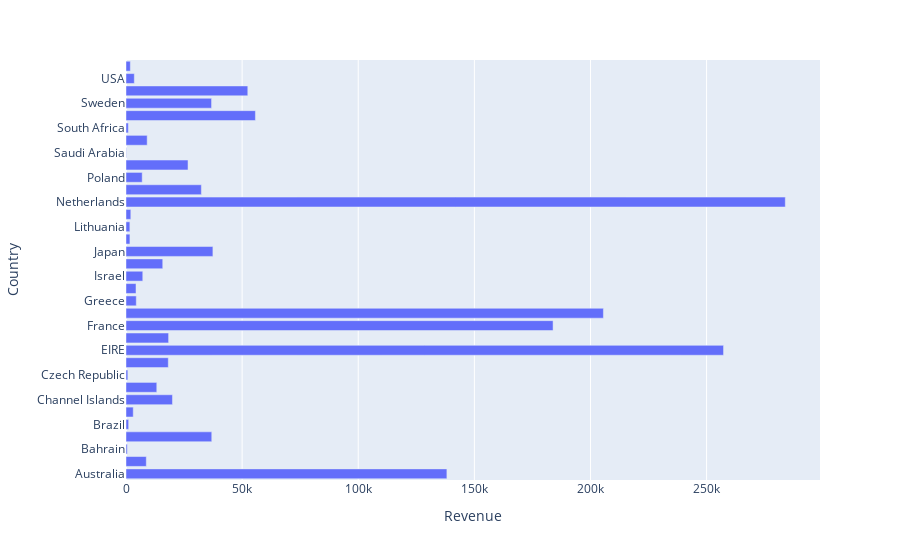
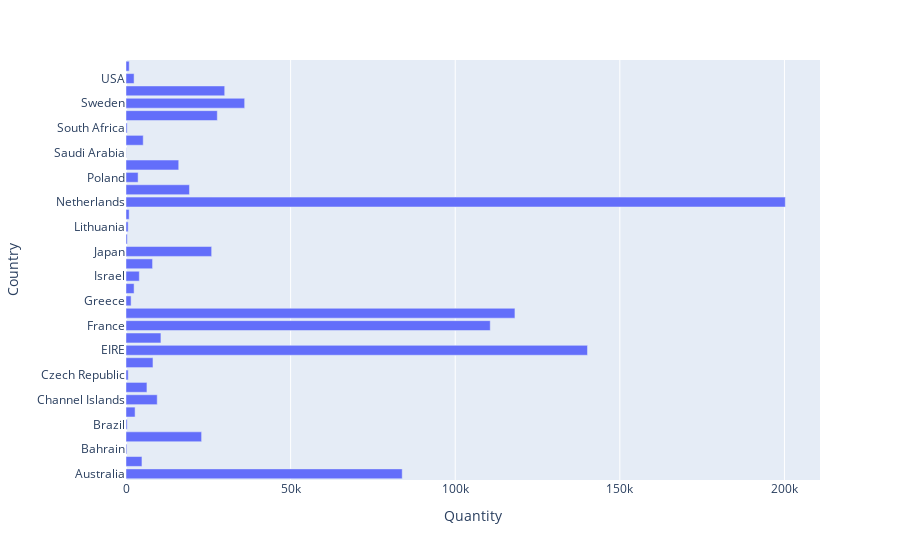

The notebook cell saved with these charts, in order:
### Code cell
data.info()
data[data['Country']!='United Kingdom'].groupby('Country').sum().plot(x='Revenue',kind='bar').show()
data[data['Country']!='United Kingdom'].groupby('Country').sum().plot(x='Quantity',kind='bar').show()

### Figure 1 — Plotly figure (JSON) as saved in the notebook; plotly's stock layout.template omitted (floating-point values rounded to 4 significant figures)
{"data": [{"alignmentgroup": "True", "hovertemplate": "Revenue=%{x}<br>Country=%{y}<extra></extra>", "legendgroup": "", "marker": {"color": "#636efa", "pattern": {"shape": ""}}, "name": "", "offsetgroup": "", "orientation": "h", "showlegend": false, "textposition": "auto", "type": "bar", "x": [138200.0, 8743.0, 548.4, 36930.0, 1144.0, 3115.0, 20010.0, 13250.0, 786.7, 18210.0, 257300.0, 18340.0, 183900.0, 205600.0, 4426.0, 4310, 7222.0, 15820.0, 37420.0, 1694.0, 1661.0, 2071.0, 283900.0, 32450.0, 6975.0, 26710.0, 145.9, 9120.0, 1002.0, 55730.0, 36840.0, 52440.0, 3580.0, 1865.0], "xaxis": "x", "y": ["Australia", "Austria", "Bahrain", "Belgium", "Brazil", "Canada", "Channel Islands", "Cyprus", "Czech Republic", "Denmark", "EIRE", "Finland", "France", "Germany", "Greece", "Iceland", "Israel", "Italy", "Japan", "Lebanon", "Lithuania", "Malta", "Netherlands", "Norway", "Poland", "Portugal", "Saudi Arabia", "Singapore", "South Africa", "Spain", "Sweden", "Switzerland", "USA", "United Arab Emirates"], "yaxis": "y"}], "layout": {"barmode": "relative", "legend": {"tracegroupgap": 0}, "margin": {"t": 60}, "xaxis": {"anchor": "y", "domain": [0, 1], "title": {"text": "Revenue"}}, "yaxis": {"anchor": "x", "domain": [0, 1], "title": {"text": "Country"}}}}

### Figure 2 — Plotly figure (JSON) as saved in the notebook; plotly's stock layout.template omitted (floating-point values rounded to 4 significant figures)
{"data": [{"alignmentgroup": "True", "hovertemplate": "Quantity=%{x}<br>Country=%{y}<extra></extra>", "legendgroup": "", "marker": {"color": "#636efa", "pattern": {"shape": ""}}, "name": "", "offsetgroup": "", "orientation": "h", "showlegend": false, "textposition": "auto", "type": "bar", "x": [83900, 4844, 260, 22962, 356, 2762, 9487, 6359, 670, 8193, 140175, 10608, 110637, 118139, 1550, 2458, 4046, 8067, 26016, 386, 652, 958, 200258, 19276, 3675, 16017, 80, 5234, 351, 27731, 36042, 29980, 2458, 981], "xaxis": "x", "y": ["Australia", "Austria", "Bahrain", "Belgium", "Brazil", "Canada", "Channel Islands", "Cyprus", "Czech Republic", "Denmark", "EIRE", "Finland", "France", "Germany", "Greece", "Iceland", "Israel", "Italy", "Japan", "Lebanon", "Lithuania", "Malta", "Netherlands", "Norway", "Poland", "Portugal", "Saudi Arabia", "Singapore", "South Africa", "Spain", "Sweden", "Switzerland", "USA", "United Arab Emirates"], "yaxis": "y"}], "layout": {"barmode": "relative", "legend": {"tracegroupgap": 0}, "margin": {"t": 60}, "xaxis": {"anchor": "y", "domain": [0, 1], "title": {"text": "Quantity"}}, "yaxis": {"anchor": "x", "domain": [0, 1], "title": {"text": "Country"}}}}
